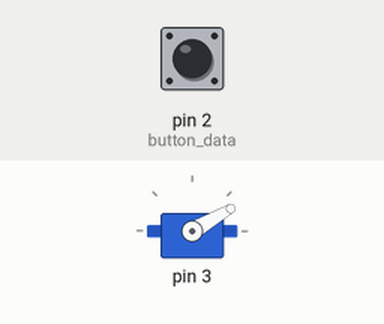
Bench run of a sketch on a simulated Arduino Uno, built with avr-gcc and run on an emulated ATmega328P. Shown: servo. The inputs (shaded band) are chosen by the test bench; at power-on: pin 2 (button_data) HIGH. Random numbers use the default seed unless the sketch sets one.

Above: at 1.2 s.
1.3 s: pin 2 (button_data) pulled LOW for 0.15 s
At 1.56 s:
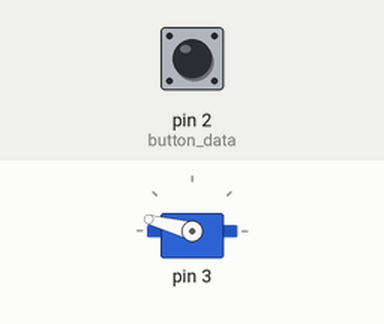
3.1 s: pin 2 (button_data) pulled LOW for 1 s
7.1 s: pin 2 (button_data) pulled LOW for 3.2 s
11.9 s: pin 2 (button_data) pulsed LOW 2 times (0.12 s each, 0.3 s apart)
At 19.3 s:
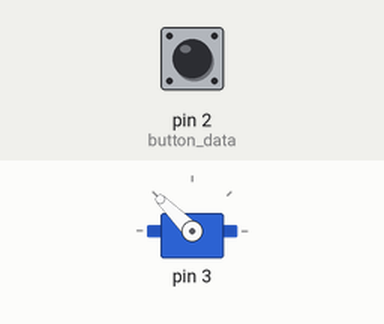
20.0 s: pin 2 (button_data) pulled LOW for 0.15 s
Timing chart, 0 to 23.0 s (numbered marks = the images above; inputs shaded):
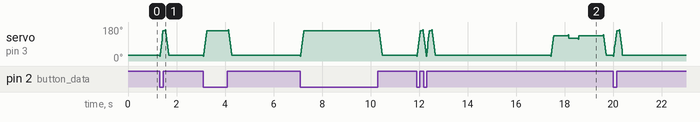

The sketch:

UselessBox.ino
```cpp
/**************************************************************/

/************************** INCLUDES **************************/
#include "StdTypes.h"
#include "ButtonMngTypes.h"

/************************** DEFINES ***************************/
#define BUTTON_PIN         ((uint8) 2)
#define SERVO_PIN          ((uint8) 3)
#define INIT_ANGLE         ((uint8) 30)
#define END_ANGLE          ((uint8) 160)
#define IDLE_TIME          ((uint64) 300000)
#define TEASE_TIME         ((uint64) 5000)
#define MIN_TEASE_PRESSES  ((uint8) 3)
#define NUM_TEASES         ((uint8) 2)

/************************** VARIABLES *************************/
uint8 button_press_count = 0;
static uint64 elapsed_time = 0;
static uint8 num_teases = 0;

/************************** FUNCTIONS *************************/
void setup()
{
  ButtonMngInit();
  CreateCreature();
}

void loop()
{
  ButtonMngTask();
  MonitorButtonPress();
  MonitorCreatureIdle();
}

void MonitorButtonPress( void )
{
  t_button_val button_val = (t_button_val)ButtonMngRead(TOGGLE_SWITCH_BUTTON);
  if (button_val == BUTTON_ON) {
    TurnOffSwitch();
    ResetTime();
    delay(100);
  }
  else {
    GetBackInside();
  }
}
void MonitorCreatureIdle( void )
{
  elapsed_time = GetElapsedTime();
  button_press_count = ButtonMngGetCount(TOGGLE_SWITCH_BUTTON);
  if ((num_teases < NUM_TEASES) && (button_press_count >= MIN_TEASE_PRESSES) && (elapsed_time >= TEASE_TIME)) {
    ResetTime();
    Tease();
    num_teases++;
  }
  else if ((num_teases >= NUM_TEASES) && (button_press_count >= MIN_TEASE_PRESSES)) {
    ButtonMngResetCount(TOGGLE_SWITCH_BUTTON);
    num_teases = 0;
  }
  else if ((button_press_count < MIN_TEASE_PRESSES) && (elapsed_time >= IDLE_TIME)) {
    ResetTime();
    Tease();
    ButtonMngResetCount(TOGGLE_SWITCH_BUTTON);
  }
  else {
    /* Do Nothing */
  }
}
```

ButtonMng.ino
```cpp
/************************** INCLUDES **************************/
#include "StdTypes.h"
#include "ButtonMngTypes.h"

/************************** DEFINES ***************************/

/************************** VARIABLES *************************/

static t_button_data button_data[MAX_NUM_BUTTONS] = {
  /* button_pin,  button_mode */
  {       2    ,  INPUT_PULLUP }
};

/********************* FUNCTIONS PROTOTYPES *******************/

/************************** FUNCTIONS *************************/

void ButtonMngInit( void )
{
  uint8 button_index = 0;

  for (; button_index < MAX_NUM_BUTTONS; button_index++) {
    button_data[button_index].last_button_val = BUTTON_OFF;
    button_data[button_index].button_on_count = 0;
    pinMode(button_data[button_index].button_pin, button_data[button_index].button_mode);
  }
}

void ButtonMngTask( void )
{
  uint32 button_val;
  uint8 button_index = 0;

  for (; button_index < MAX_NUM_BUTTONS; button_index++) {
    button_val = digitalRead(button_data[button_index].button_pin);
    ButtonMngUpdateButtonState(button_index, button_val);
  }
}

void ButtonMngUpdateButtonState( uint8 button_index, uint32 button_val )
{
  t_button_val button_state = BUTTON_OFF;

  if (button_val == LOW) {
    if (button_data[button_index].button_mode == INPUT_PULLUP) {
      button_state = BUTTON_ON;
    }
  }
  else {
    if (button_data[button_index].button_mode == INPUT) {
      button_state = BUTTON_ON;
    }
  }

  if ((button_state == BUTTON_ON) && (button_val != button_data[button_index].last_button_val)) {
    button_data[button_index].button_on_count += (uint8) 1;
  }

  if (button_state != button_data[button_index].last_button_val) {
    button_data[button_index].last_button_val = button_state;
  }
}

uint8 ButtonMngRead( uint8 button_index )
{
  return (uint8)button_data[button_index].last_button_val;
}

uint32 ButtonMngGetCount( uint8 button_index )
{
  return button_data[button_index].button_on_count;
}

void ButtonMngResetCount( uint8 button_index )
{
  button_data[button_index].button_on_count = (uint8) 0;
}
```

ButtonMngTypes.h
```cpp
/************************** INCLUDES **************************/
#include "StdTypes.h"
#ifndef BUTTONMNGTYPES_H
#define BUTTONMNGTYPES_H

/************************** DEFINES ***************************/

typedef enum {
  TOGGLE_SWITCH_BUTTON = 0,
  /* add your button above this line */
  MAX_NUM_BUTTONS
} t_button;

typedef enum {
  BUTTON_OFF = 0,
  BUTTON_ON = 1
} t_button_val;

typedef struct {
  uint8 button_pin;
  uint8 button_mode;
  uint8 last_button_val;
  uint32 button_on_count;
} t_button_data;

#endif /* BUTTONMNGTYPES_H */
```

Creature.ino
```cpp
/************************** INCLUDES **************************/
#include "Servo.h"
#include "StdTypes.h"
/************************** DEFINES ***************************/
#define TEASE_RANGE        ((uint8) 15)
#define TEASE_OFFSET       ((uint8) 40)
#define TEASE_START        (END_ANGLE - TEASE_OFFSET)
#define TEASE_STOP         (TEASE_START + TEASE_RANGE)

/************************** VARIABLES *************************/
static uint8 current_angle = INIT_ANGLE;
static uint16 delay_val = 0;
static Servo creature_servo;

/************************** FUNCTIONS *************************/
void CreateCreature( void )
{
  creature_servo.attach(SERVO_PIN);
}

void TurnOffSwitch( void )
{
  for(current_angle; current_angle <= END_ANGLE; current_angle += 5)
  {
    creature_servo.write(current_angle);
    delay(5);
  }
}

void GetBackInside( void )
{
  for(current_angle; current_angle>=INIT_ANGLE; current_angle-=5)
  {
    creature_servo.write(current_angle);
    delay(5);
  }
}

void Tease( void )
{
  for(current_angle; current_angle <= TEASE_STOP; current_angle += 5)
  {
    creature_servo.write(current_angle);
    delay(5);
  }
  delay_val = random(5, 11) * 100;
  delay(delay_val);

  for(current_angle; current_angle>=TEASE_START; current_angle-=5)
  {
    creature_servo.write(current_angle);
    delay(5);
  }
  delay_val = random(3, 7) * 100;
  delay(delay_val);

  for(current_angle; current_angle <= TEASE_STOP; current_angle += 5)
  {
    creature_servo.write(current_angle);
    delay(5);
  }
  delay_val = random(5, 11) * 100;
  delay(delay_val);

  for(current_angle; current_angle>=TEASE_START; current_angle-=5)
  {
    creature_servo.write(current_angle);
    delay(5);
  }

  for(current_angle; current_angle>=INIT_ANGLE; current_angle-=5)
  {
    creature_servo.write(current_angle);
    delay(5);
  }
}
```

TimeMng.ino
```cpp
/************************** INCLUDES **************************/
#include "StdTypes.h"

/************************** VARIABLES *************************/
static uint64 timemng_start_time = millis();
static uint64 timemng_current_time = 0;

/************************** FUNCTIONS *************************/
void ResetTime( void )
{
  timemng_start_time = millis();
}

uint64 GetElapsedTime( void )
{
  timemng_current_time = millis();

  return timemng_current_time - timemng_start_time;
}
```

StdTypes.h
```cpp
/************************** INCLUDES **************************/
#ifndef STD_TYPES_H
#define STD_TYPES_H

/************************** DEFINES ***************************/
typedef unsigned char      uint8;
typedef unsigned short     uint16;
typedef unsigned int       uint32;
typedef unsigned long      uint64;

typedef signed char        sint8;
typedef signed short       sint16;
typedef signed int         sint32;
typedef signed long        sint64;

/************************** VARIABLES *************************/

/************************** FUNCTIONS *************************/

#endif /* STD_TYPES_H */
```
